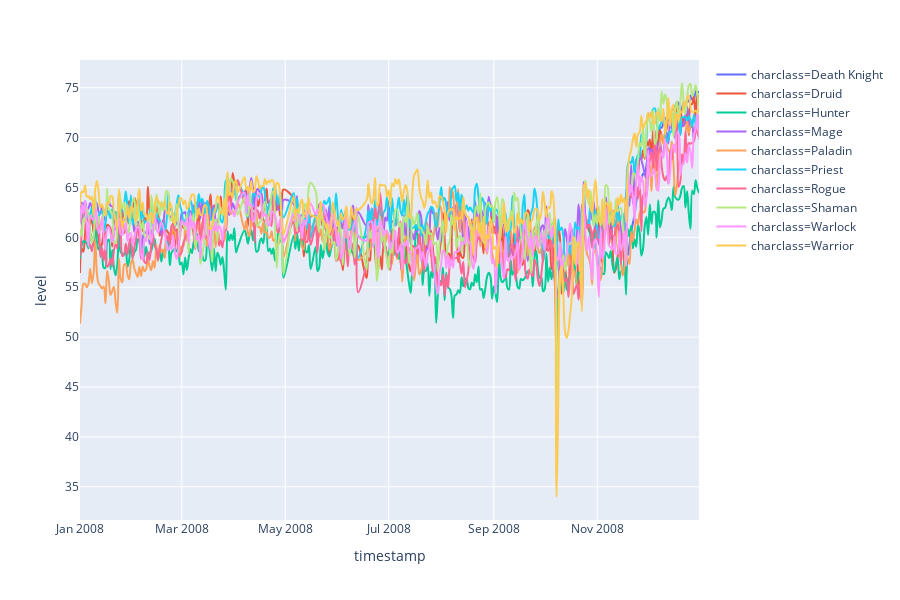

The notebook cell this image was saved under:
### Markdown cell above
예상 가정이 정확하게 맞지는 않았지만, 관측기간 내 길드에 속한 Blood Elf Death Knight가 두 번째로 80레벨을 많이 달성했다는 것을 알 수 있습니다. 가장 80레벨을 많이 달성한 캐릭터 그룹은 <b>길드에 속한 Blood Elf Paladin</b>입니다.

상위 빈도 그룹은 대부분 길드에 속한 경우가 많다는 것을 확인할 수 있습니다. 길드에 속하지 않은 캐릭터 클래스 빈도가 가장 높은 그룹 역시 Blood Elf Death Knight라는 것을 알 수 있습니다. 

이제 또 다른 궁금증이 생깁니다. 
- 클래스에 따른 캐릭터 성장 속도에 차이가 존재하는가?
- 길드 소속 여부에 따른 캐릭터 성장 속도에 차이가 존재한는가?
    - 길드에 속한 캐릭터들이 관측기간 내 만렙을 찍은 이유가 무엇일까?
- 어느 레벨 구간에서 캐릭터가 가장 많이 정체 중인가?

첫 번째 질문에 대한 답을 얻기 위해 탐사 조사 수행합니다.

### Code cell
wowah_data['timestamp'] = pd.to_datetime(wowah_data['timestamp'])

growth = pd.DataFrame(wowah_data.groupby(['charclass',wowah_data['timestamp'].dt.date])['level'].mean())
growth.reset_index(inplace = True)

fig = px.line(growth, x = 'timestamp', y = 'level', line_group='charclass', color = 'charclass', line_shape = 'spline', render_mode='svg')

fig.show()

### Figure 1 — Plotly figure (JSON) as saved in the notebook; plotly's stock layout.template omitted (floating-point values rounded to 4 significant figures; data arrays with more than 128 entries replaced by an {"elided": "..."} marker saying what was removed)
{"data": [{"hoverlabel": {"namelength": 0}, "hovertemplate": "charclass=Death Knight<br>timestamp=%{x}<br>level=%{y}", "legendgroup": "charclass=Death Knight", "line": {"color": "#636efa", "dash": "solid", "shape": "spline"}, "mode": "lines", "name": "charclass=Death Knight", "showlegend": true, "type": "scatter", "x": ["2008-11-19", "2008-11-20", "2008-11-21", "2008-11-22", "2008-11-23", "2008-11-24", "2008-11-25", "2008-11-26", "2008-11-27", "2008-11-28", "2008-11-29", "2008-11-30", "2008-12-01", "2008-12-02", "2008-12-03", "2008-12-04", "2008-12-05", "2008-12-06", "2008-12-07", "2008-12-08", "2008-12-09", "2008-12-10", "2008-12-11", "2008-12-12", "2008-12-13", "2008-12-14", "2008-12-15", "2008-12-16", "2008-12-17", "2008-12-18", "2008-12-19", "2008-12-20", "2008-12-21", "2008-12-22", "2008-12-23", "2008-12-24", "2008-12-25", "2008-12-26", "2008-12-27", "2008-12-28", "2008-12-29", "2008-12-30", "2008-12-31"], "xaxis": "x", "y": [58.2, 59.24, 60.6, 61.42, 62.26, 63.58, 64.59, 65.39, 65.83, 66.36, 66.33, 67.18, 68.33, 68.89, 69.36, 69.61, 69.76, 69.46, 69.7, 70.94, 71.01, 71.4, 71.93, 71.89, 71.86, 71.61, 72.48, 73.12, 73.17, 73.54, 73.43, 72.73, 72.99, 73.55, 73.25, 73.68, 73.63, 74.21, 73.81, 73.82, 74.69, 74.53, 74.58], "yaxis": "y"}, {"hoverlabel": {"namelength": 0}, "hovertemplate": "charclass=Druid<br>timestamp=%{x}<br>level=%{y}", "legendgroup": "charclass=Druid", "line": {"color": "#EF553B", "dash": "solid", "shape": "spline"}, "mode": "lines", "name": "charclass=Druid", "showlegend": true, "type": "scatter", "x": {"elided": "352 str values"}, "xaxis": "x", "y": {"elided": "352 float values"}, "yaxis": "y"}, {"hoverlabel": {"namelength": 0}, "hovertemplate": "charclass=Hunter<br>timestamp=%{x}<br>level=%{y}", "legendgroup": "charclass=Hunter", "line": {"color": "#00cc96", "dash": "solid", "shape": "spline"}, "mode": "lines", "name": "charclass=Hunter", "showlegend": true, "type": "scatter", "x": {"elided": "352 str values"}, "xaxis": "x", "y": {"elided": "352 float values"}, "yaxis": "y"}, {"hoverlabel": {"namelength": 0}, "hovertemplate": "charclass=Mage<br>timestamp=%{x}<br>level=%{y}", "legendgroup": "charclass=Mage", "line": {"color": "#ab63fa", "dash": "solid", "shape": "spline"}, "mode": "lines", "name": "charclass=Mage", "showlegend": true, "type": "scatter", "x": {"elided": "352 str values"}, "xaxis": "x", "y": {"elided": "352 float values"}, "yaxis": "y"}, {"hoverlabel": {"namelength": 0}, "hovertemplate": "charclass=Paladin<br>timestamp=%{x}<br>level=%{y}", "legendgroup": "charclass=Paladin", "line": {"color": "#FFA15A", "dash": "solid", "shape": "spline"}, "mode": "lines", "name": "charclass=Paladin", "showlegend": true, "type": "scatter", "x": {"elided": "352 str values"}, "xaxis": "x", "y": {"elided": "352 float values"}, "yaxis": "y"}, {"hoverlabel": {"namelength": 0}, "hovertemplate": "charclass=Priest<br>timestamp=%{x}<br>level=%{y}", "legendgroup": "charclass=Priest", "line": {"color": "#19d3f3", "dash": "solid", "shape": "spline"}, "mode": "lines", "name": "charclass=Priest", "showlegend": true, "type": "scatter", "x": {"elided": "352 str values"}, "xaxis": "x", "y": {"elided": "352 float values"}, "yaxis": "y"}, {"hoverlabel": {"namelength": 0}, "hovertemplate": "charclass=Rogue<br>timestamp=%{x}<br>level=%{y}", "legendgroup": "charclass=Rogue", "line": {"color": "#FF6692", "dash": "solid", "shape": "spline"}, "mode": "lines", "name": "charclass=Rogue", "showlegend": true, "type": "scatter", "x": {"elided": "352 str values"}, "xaxis": "x", "y": {"elided": "352 float values"}, "yaxis": "y"}, {"hoverlabel": {"namelength": 0}, "hovertemplate": "charclass=Shaman<br>timestamp=%{x}<br>level=%{y}", "legendgroup": "charclass=Shaman", "line": {"color": "#B6E880", "dash": "solid", "shape": "spline"}, "mode": "lines", "name": "charclass=Shaman", "showlegend": true, "type": "scatter", "x": {"elided": "352 str values"}, "xaxis": "x", "y": {"elided": "352 float values"}, "yaxis": "y"}, {"hoverlabel": {"namelength": 0}, "hovertemplate": "charclass=Warlock<br>timestamp=%{x}<br>level=%{y}", "legendgroup": "charclass=Warlock", "line": {"color": "#FF97FF", "dash": "solid", "shape": "spline"}, "mode": "lines", "name": "charclass=Warlock", "showlegend": true, "type": "scatter", "x": {"elided": "352 str values"}, "xaxis": "x", "y": {"elided": "352 float values"}, "yaxis": "y"}, {"hoverlabel": {"namelength": 0}, "hovertemplate": "charclass=Warrior<br>timestamp=%{x}<br>level=%{y}", "legendgroup": "charclass=Warrior", "line": {"color": "#FECB52", "dash": "solid", "shape": "spline"}, "mode": "lines", "name": "charclass=Warrior", "showlegend": true, "type": "scatter", "x": {"elided": "352 str values"}, "xaxis": "x", "y": {"elided": "352 float values"}, "yaxis": "y"}], "layout": {"height": 600, "legend": {"tracegroupgap": 0}, "margin": {"t": 60}, "xaxis": {"anchor": "y", "domain": [0, 1], "title": {"text": "timestamp"}}, "yaxis": {"anchor": "x", "domain": [0, 1], "title": {"text": "level"}}}}
